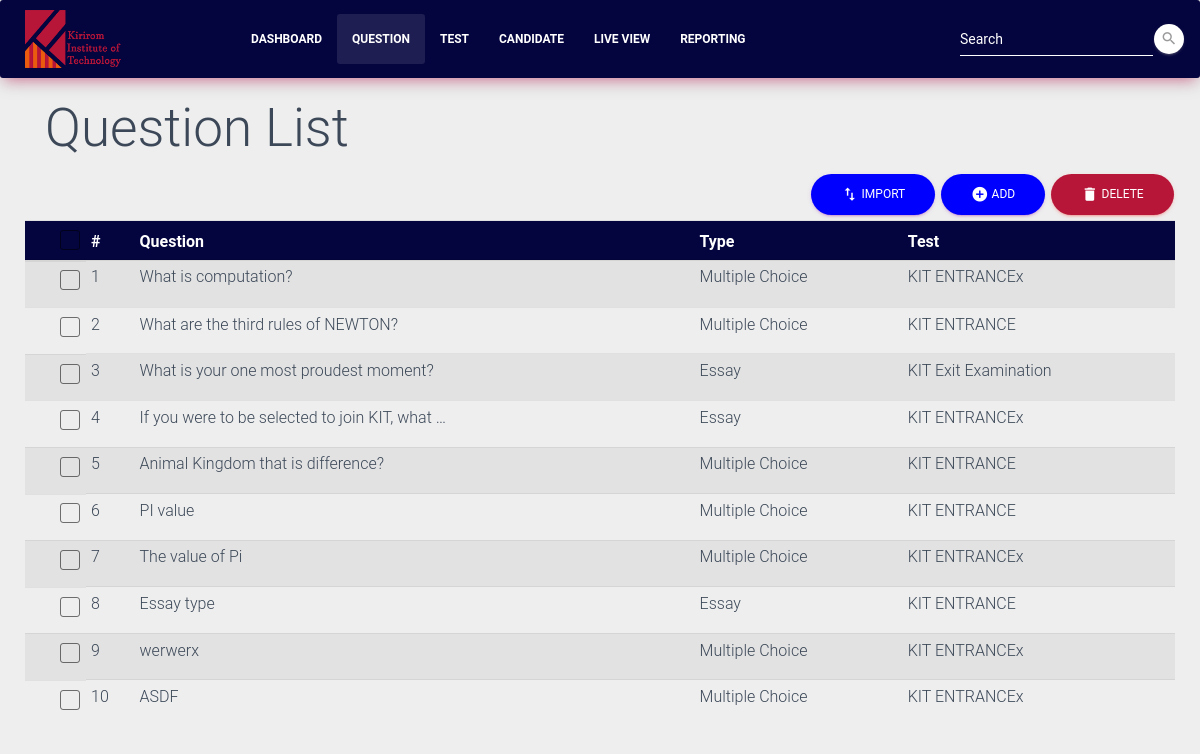
The page /question/ on the database as committed earlier.
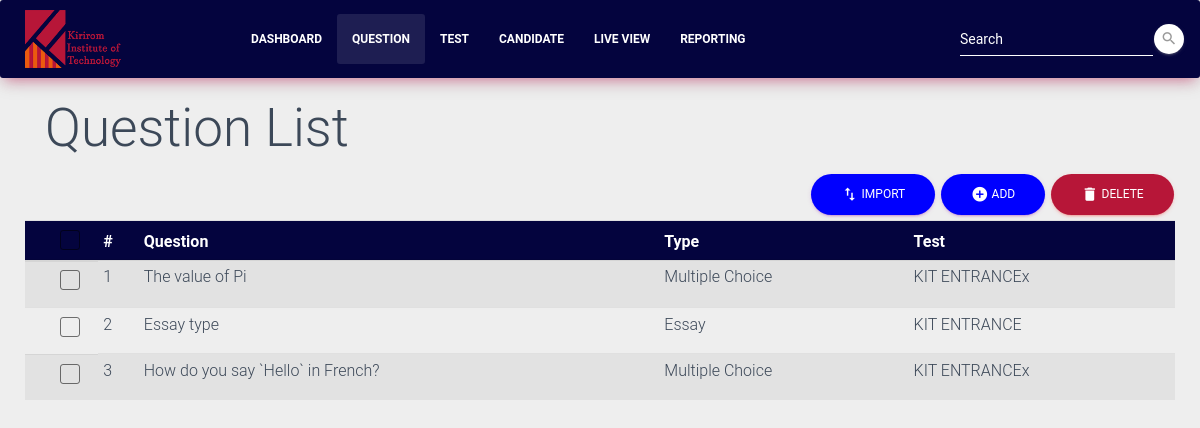
The same page on the database as committed later.
### test_management/models.py (models this page shows, shortened)
class Question(models.Model):
    test_id = models.ForeignKey('Test', on_delete=models.CASCADE)
    question_type = models.CharField(max_length=3, choices=QUESTION_TYPE, default='QCM')
    question_name = models.TextField(max_length=250)
    create_date = models.DateTimeField(auto_now_add=True)

class Test(models.Model):
    test_name = models.TextField(max_length=45)
    test_type = models.TextField(max_length=45)
    test_date = models.DateField()
    create_date = models.DateTimeField(auto_now_add=True)
    def __str__(self):
        return self.test_name

### test_management/views.py (the view)
# urls.py: url(r'^question/', views.question_list, name='question'),
def question_list(request):
    questions = Question.objects.all()
    questionForm = QuestionForm()
    optionForm = OptionForm()
    return render(request, 'question_list.html', {'questions' : questions, 'questionForm' : questionForm, 'optionForm' : optionForm })

### test_management/forms.py
class OptionForm(ModelForm):
    class Meta:
        model = Option
        fields = ['option_name','answer']
    option_name = forms.CharField(label='',
        widget=forms.TextInput(
            attrs={
                'class': 'form-control option-name',
                'placeholder': 'Option...',
            }
        )
    )
    answer = forms.ChoiceField(choices = ANSWER, initial='F', label='',
            widget=forms.Select(
                attrs={
                    'title': 'Select an Answer',
                    'class': 'selectpicker answer',
                    'data-style': 'btn btn-primary btn-sm',
                    'data-size': '7',
                }
            )
    )

### templates/question_list.html (shortened to what this page needs)
{% extends 'navigation_bar.html'%}
{% block question_list %}
<nav class="navbar navbar-expand-lg bg-rose">
    <img src="../static/img/kit-11.png" style="width: 8%; margin-left: 25px;">
    <div class="container">
        <div class="collapse navbar-collapse" style="margin-left: 100px;">
            <ul class="navbar-nav">
                <li class="nav-item">
                    <a href="{% url 'register' %}" class="nav-link"><b>Dashboard</b></a>
                </li>
                <li class="nav-item active">
                    <a href="{% url 'question' %}" class="nav-link"><b>Question</b></a>
                </li>
                <li class="nav-item">
                    <a href="{% url 'test' %}" class="nav-link"><b>Test</b></a>
                </li>
                <li class="nav-item">
                    <a href="{% url 'candidate' %}" class="nav-link"><b>Candidate</b></a>
                </li>
                <li class="nav-item">
                    <a href="{% url 'livertc' %}" class="nav-link"><b>Live View</b></a>
                </li>
                <li class="nav-item">
                    <a href="#report" class="nav-link"><b>Reporting</b></a>
                </li>
            </ul>
            <form class="form-inline ml-auto">
                <div class="form-group has-white">
                  <input type="text" class="form-control" placeholder="Search">
                </div>
                <button type="submit" class="btn btn-white btn-raised btn-fab btn-fab-mini btn-round">
                    <i class="material-icons">search</i>
                </button>
            </form>
        </div>
    </div>
</nav>
<div class="container">
<h1>Question List</h1>
</div>
<div id="inline-toolbar">
    <button class="btn btn-round btn-primary import-btn-question" data-toggle="modal" data-target="#importModal">
    <i class="material-icons" >import_export</i>   Import
    </button>
<button class="btn btn-round btn-primary add-btn-question" data-toggle="modal" data-target="#addModal">
<i class="material-icons" >add_circle</i>   Add
</button>
    <button class="btn btn-round btn-danger delete-btn-question" data-toggle="modal">
<i class="material-icons" action >delete</i>   Delete
</button>
</div>
<div class="table-container">
    <div class="table-responsive">
        <table id="fresh-table" class="table table-striped question-list table-hover table-sm">
                <thead class="thead-table-list">
                    <tr>
                        <th scope="col">
                            <div class="form-check">
                                <label class="form-check-label">
                                <span class="form-check-sign">
                                    <span class="check"></span>
                                </span>
                                </label>
                            </div>
                        </th>
                        <th scope="col">#</th>
                        <th scope="col">Question</th>
                        <th scope="col">Type</th>
                        <th scope="col">Test</th>
                    </tr>
                </thead>
                <tbody>
                    {% for question in questions %}
                    <tr data-id="{{ question.id }}" class="table-row">
                        <td class="form-check">
                            <div class="form-check">
                                <label class="form-check-label">
                                    <span class="form-check-sign">
                                    <span class="check"></span>
                                    </span>
                                </label>
                            </div>
                        </td>
                        <td>{{ forloop.counter }}</td>
                        <td name="question">{{ question.question_name|truncatewords:10 }}</td>
                        <td name="question_type">{{ question.get_question_type_display }}</td>
                        <td name="test_id">{{ question.test_id }}</td>
                    </tr>
                    {% endfor %}
                </tbody>
        </table>
    </div>
</div>
{% endblock %}

### templates/navigation_bar.html (shortened to what this page needs)
{% load staticfiles %}
<!DOCTYPE html>
<html>
<head>
    <link rel="stylesheet" type="text/css" media="screen" href="{% static 'css/test_management.css' %}" />
    <link rel="stylesheet" type="text/css" media="screen" href="{% static 'css/bootstrap-select.min.css' %}" />
</head>
<body>
  {% block question_list %}
  {% endblock %}
</body>
</html>

Rows that differ between the two databases and show on the page:
removed Question: question_name "What is computation?", question_type "Multiple Choice", test_id "KIT ENTRANCEx"
removed Question: question_name "What are the third rules of NEWTON?", question_type "Multiple Choice", test_id "KIT ENTRANCE"
removed Question: question_name "What is your one most proudest moment?", question_type "Essay", test_id "KIT Exit Examination"
removed Question: question_name "If you were to be selected to join KIT, what …", question_type "Essay", test_id "KIT ENTRANCEx"
removed Question: question_name "Animal Kingdom that is difference?", question_type "Multiple Choice", test_id "KIT ENTRANCE"
removed Question: question_name "PI value", question_type "Multiple Choice", test_id "KIT ENTRANCE"
removed Question: question_name "ASDF", question_type "Multiple Choice", test_id "KIT ENTRANCEx"
changed Question: question_name "werwerx" → "How do you say `Hello` in French?"
